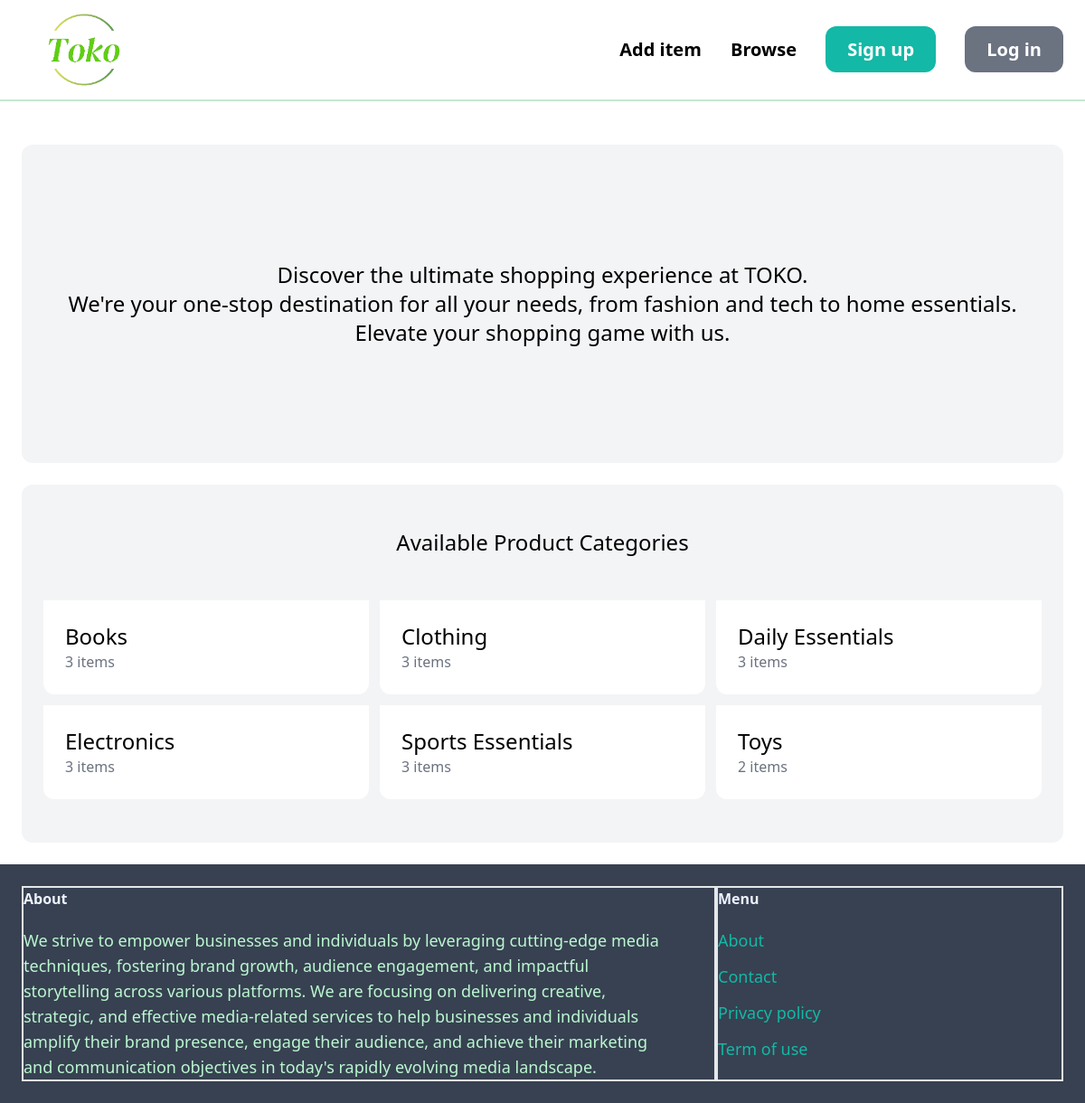
The page / on the database its author committed.
### item/models.py (models this page shows, shortened)
class Category(models.Model):
    name = models.CharField(max_length=255)
    class Meta:
        ordering = ('name',) #whenever you create an object this cmd will arrange the object alphabetically
        verbose_name_plural = 'Categories' # this changes the name of the category to categories in the admin page

### core/views.py (the view)
# urls.py: path('',views.index, name='index'),
def index(request):
    items = Item.objects.filter(is_sold=False)[0:6]
    categories = Category.objects.all()
    return render(request, 'core/index.html', {
        'categories': categories,
        'items': items,
    })

### core/templates/core/index.html (shortened to what this page needs)
{% extends 'core/base.html' %}
{% block content %}
    <div class="mt-6 px-6 py-12 bg-gray-100 rounded-xl">
        <h2 class="mt-20 mb-20 text-2xl text-center">Discover the ultimate shopping experience at TOKO. <br> We're your one-stop destination for all your needs, from fashion and tech to home essentials. <br> Elevate your shopping game with us.</h2>
    </div>
    <div class="mt-6 px-6 py-12 bg-gray-100 rounded-xl">
        <h2 class="mb-12 text-2xl text-center">Available Product Categories</h2>
        <div class="grid grid-cols-3 gap-3">
            {% for category in categories %}
                <div>
                    <a href="#">
                        <div class="p-6 bg-white rounded-b-xl">
                            <h2 class="text-2xl">{{ category.name }}</h2>
                            <p class="text-gray-500">{{ category.items.count }} items</p>
                        </div>
                    </a>
                </div>
            {% endfor %}
        </div>
    </div>
{% endblock %}

### rows shown on the page
Category: name "Books", items.count "3"
Category: name "Clothing", items.count "3"
Category: name "Daily Essentials", items.count "3"
Category: name "Electronics", items.count "3"
Category: name "Sports Essentials", items.count "3"
Category: name "Toys", items.count "2"
